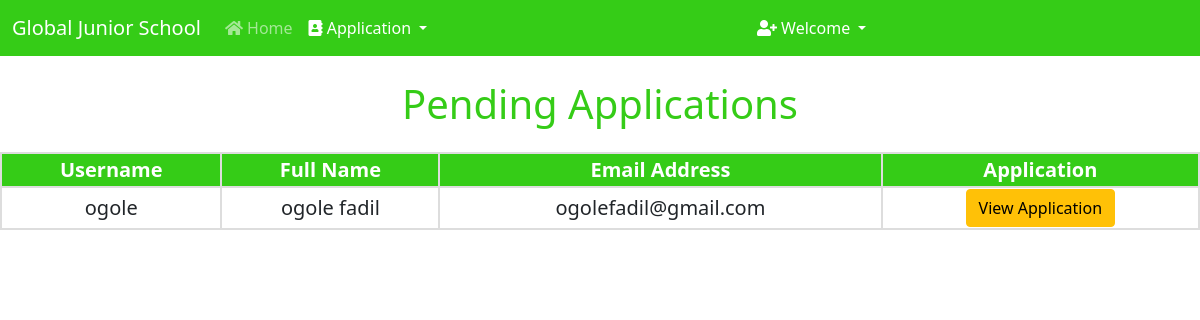
/pending_applications/ (signed in), run on the app's committed database.
### Students_Admission_System/models.py (models this page shows, shortened)
class Application(models.Model):
    user = models.OneToOneField(User, on_delete=models.CASCADE, blank=True, null=True)
    application_id = models.CharField(max_length=50, unique=True, null=True)
    COURSES = (
    ('Computer Science ', 'Computer Science '),
    ('Information Technology ', 'Information Technology '),
    ('Electronics and Telecommunication ', 'Electronics and Telecommunication '),
    ('Business and accounting', 'Business and accounting'),
    ('public Admin', 'public Admin'),
    ('LAW', 'LAW'),
    )
    course = models.CharField(max_length=100, choices= COURSES)
    name = models.CharField(max_length=200)
    GENDER = (
        ('Male','Male'),
        ('Female','Female')
    )
    gender = models.CharField(max_length=10, choices=GENDER)
    email = models.CharField(max_length=200)
    phone_no = models.CharField(max_length=200)
    address = models.CharField(max_length=200)
    nationality = models.CharField(max_length=250)
    student_profile = models.ImageField(upload_to="images")
    a_level_result = models.FileField()
    o_level_result = models.FileField()
    ple_result = models.FileField()
    kindergaten = models.FileField(null=True)
    national_id = models.ImageField(upload_to="images", null=True)
    DOM =(
        ('Boys hostel A','Boys hostel A'),
        ('Boys hostel B','Boys hostel B'),
        ('Boys hostel C','Boys hostel C'),
        ('Girls hostel A','Girls hostel A'),
        ('Girls hostel B','Girls hostel B'),
        ('Girls hostel C','Girls hostel C')
    )
    dom = models.CharField(max_length=50, choices=DOM)
    STATUS = (
        ('Approved', 'Approved'),
        ('Pending', 'Pending'),
        ('Rejected', 'Rejected'),
    )
    Application_Status = models.TextField(max_length=100, choices=STATUS, default="Pending")
    message = models.TextField(max_length=100, default="", null=True, blank=True)

### Students_Admission_System/views.py (the view)
# urls.py: path("pending_applications/", views.pending_applications, name="pending_applications"),
def pending_applications(request):
    if not request.user.is_superuser:
        return redirect("/login")
    pending = Application.objects.filter(Application_Status="Pending")
    return render(request, "pending_applications.html", {'pending':pending})

### Students_Admission_System/templates/pending_applications.html (shortened to what this page needs)
{% extends 'admin.html' %}
    {% block body %}
    <h1 class="mt-4"> Pending Applications </h1>
    <div class="users-table mt-4">
    <table>
        <tbody>
            <tr>
                <th>Username</th>
                <th>Full Name</th>
                <th>Email Address</th>
                <th>Application</th>
            </tr>
            {% for i in pending %}
            <tr>
                <td>{{i.user}}</td>
                <td>{{i.name}}</td>
                <td>{{i.email}}</td>
                <td><a href="/student_application/{{i.id}}/" class="btn btn-warning">View Application</a></td>
            </tr>
            {% endfor %}
        </tbody>
    </table>
    {% endblock %}

### Students_Admission_System/templates/pending_applications.html (style rules this page uses)
h1 { text-align: center; color: #35cc17; }
table { border-collapse: collapse; width: 100%; text-align: center; font-size: 20px; }
th { background-color: #35cc17; color: white; }
th, td { border: 2px solid #ddd; }

### data on the page
Application: user "ogole", name "ogole fadil", email "ogolefadil@gmail.com"
